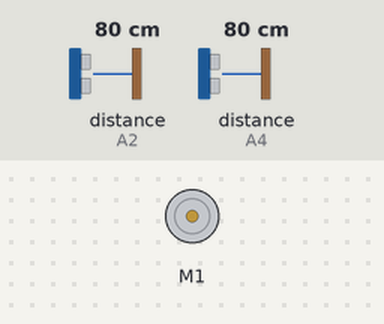
Recording of a sketch running on a simulated Arduino Uno, built with avr-gcc and run on an emulated ATmega328P. Parts: DC motor (green arrow = forward, orange = backward, longer = faster). The test bench sets the inputs (shaded band); at power-on: distance to the obstacle (sensors on A2, A4) 80 cm. The echo pulse lasts 58.3 µs per cm.

Above: at 1.2 s.
1.3 s: distance to the obstacle (sensor on A2) set to 7 cm
2.8 s: distance to the obstacle (sensor on A2) set to 4 cm
At 3.9 s:
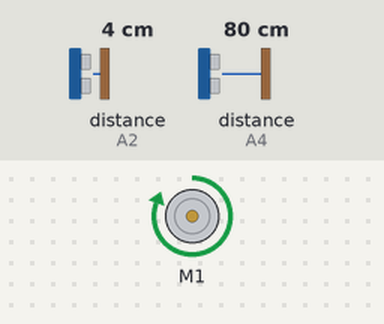
Timing chart, 0 to 5.8 s (numbered marks = the images above; inputs shaded):
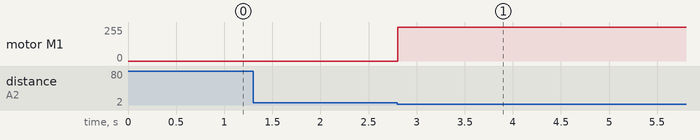

Measured:
- the behaviour switches between 6 and 5 cm on distance to the obstacle (sensor on A2) (found by bisection; images 0 and 1)
- after the input at 1.3 s, every drawn part: stays the same
- after the input at 2.8 s, motor M1: stopped → forward 255/255 at once

The sketch:

automono.ino
```cpp
#include <IRremote.h>
#include <AFMotor.h>
#include <Ultrasonic.h>

/*---[DEFININDO PINOS]---*/
#define SINAL A1  /*[PINO IR]*/
#define TRIG1 A5  /*[PINO FSU]*/
#define ECHO1 A4  /*[PINO FSU]*/
#define TRIG2 A3  /*[PINO TSU]*/
#define ECHO2 A2  /*[PINO TSU]*/
#define SPEED 255 /*[VELOCIDADE MOTOR 1]*/ /*{0..255}*/

AF_DCMotor M1(1);                     /*[DEFININDO MORTOR 1]*/
IRrecv irrecv(SINAL);                 /*[SINAL IR]*/
decode_results results;               /*[SINAL DECODIFICADO]*/
Ultrasonic ultrasonic1(TRIG1, ECHO1); /*[CONFIGURACAO FSU]*/
Ultrasonic ultrasonic2(TRIG2, ECHO2); /*[CONFIGURACAO TSU]*/

void setup()
{
  irrecv.enableIRIn(); /*[INICIALIZA RECEPTOR]*/
  M1.setSpeed(SPEED);  /*[VELOCIDADE MOTOR 1]*/
  Serial.begin(9600);
}

void loop()
{
  /*---[VARIAVEIS]---*/
  float cmSU1, cmSU2;
  long sensorIR;
  long microsec1 = ultrasonic1.timing();
  long microsec2 = ultrasonic2.timing();

  cmSU1 = ultrasonic1.convert(microsec1, Ultrasonic::CM);
  cmSU2 = ultrasonic2.convert(microsec2, Ultrasonic::CM);

  if (irrecv.decode(&results))
  {
    sensorIR = results.value;
    irrecv.resume();
  }

  if (sensorIR == 16775685)
    M1.run(RELEASE);
  else
    if (sensorIR == 16769055 || cmSU2 <= 5.0)
      M1.run(FORWARD);
  else
    if (sensorIR == 16773135 || cmSU1 <= 5.0)
      M1.run(BACKWARD);
}
```
